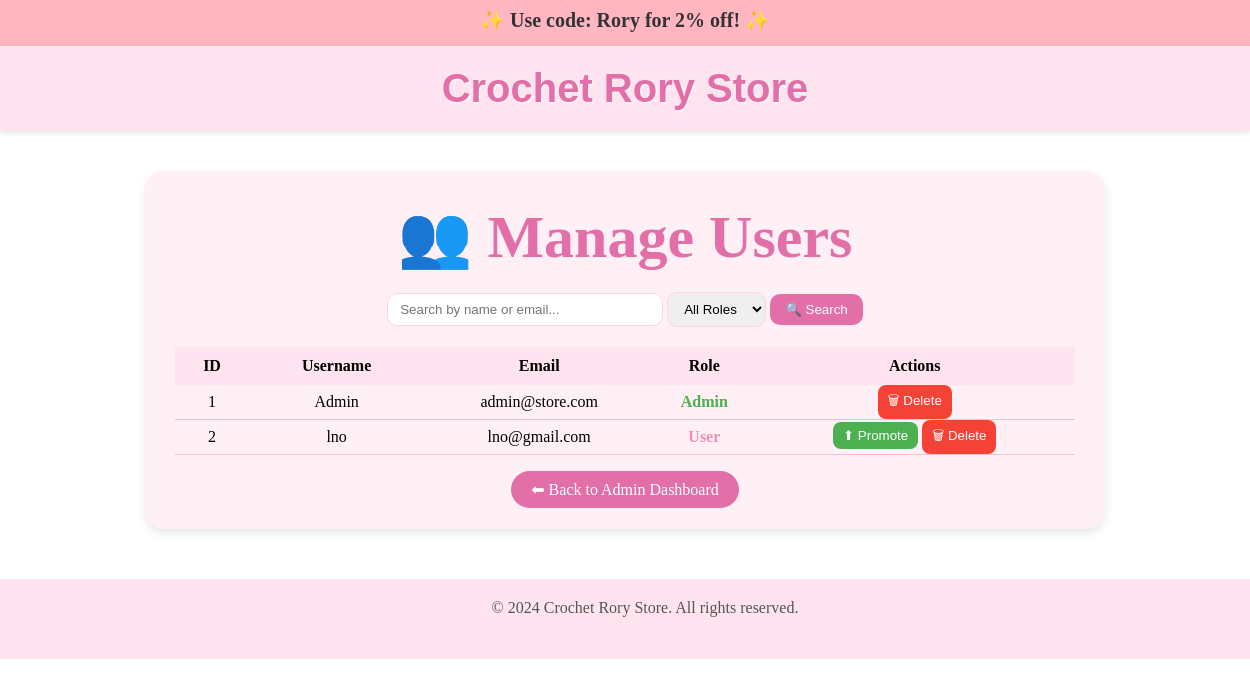
Before: /admin/users (signed in) with the older database file.
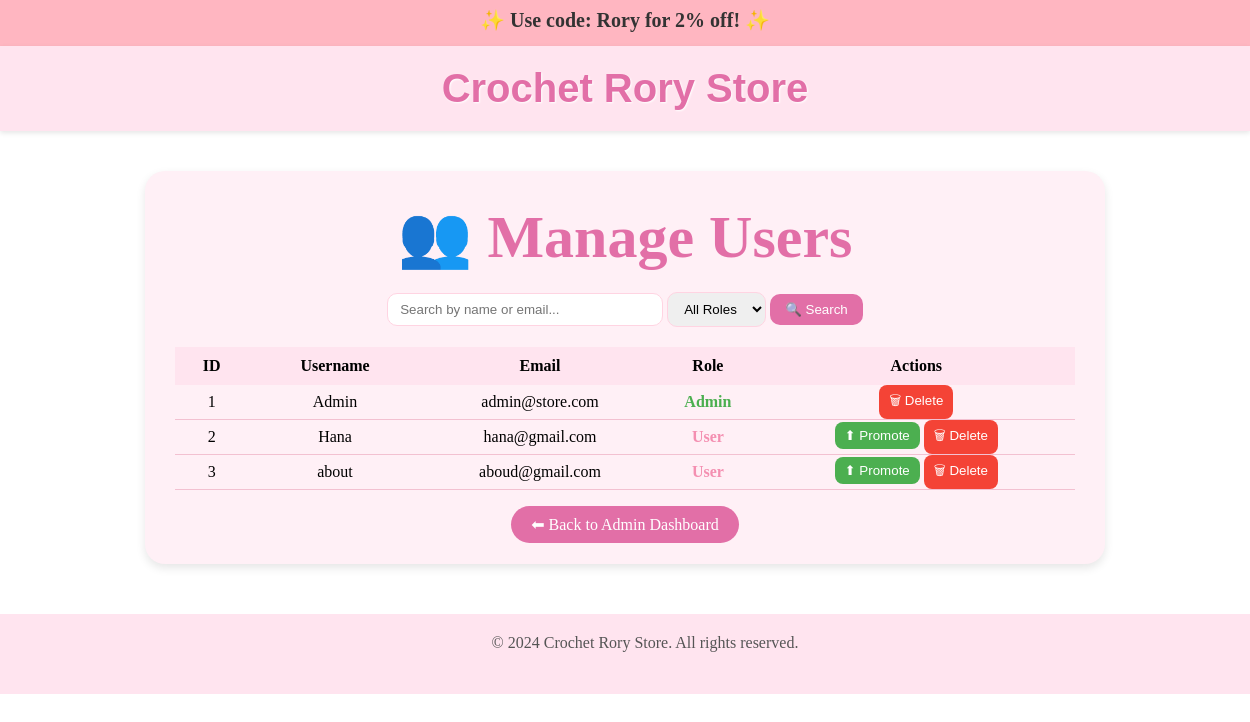
After: the same page with the newer database file.
### models.py (models this page shows, shortened)
class User(db.Model):
    id = db.Column(db.Integer, primary_key=True)
    username = db.Column(db.String(150), unique=True, nullable=False)
    email = db.Column(db.String(150), unique=True, nullable=False)
    password_hash = db.Column(db.String(200), nullable=False)
    role = db.Column(db.String(20), default='user')
    confirmed = db.Column(db.Boolean, default=False)  # ✅ تأكيد البريد الإلكتروني

### routes.py (the view)
@app.route('/admin/users')
def admin_users():
    if 'user' not in session or not session.get('is_admin'):
        flash("⚠️ Access denied! Admins only.", "danger")
        return redirect(url_for('login'))
    search = request.args.get('search', '')
    role_filter = request.args.get('role', '')
    users = User.query
    if search:
        users = users.filter((User.username.contains(search)) | (User.email.contains(search)))
    if role_filter:
        users = users.filter_by(role=role_filter)
    users = users.all()
    return render_template('admin/admin_users.html', users=users, search=search, role_filter=role_filter)

### templates/admin/admin_users.html (shortened to what this page needs)
{% extends "base.html" %}
{% block content %}
<div style="max-width:900px; margin:40px auto; background:#fff0f6; padding:30px; border-radius:20px; box-shadow:0 4px 10px rgba(0,0,0,0.1);">
  <h2 style="text-align:center; color:#e26fa7; margin-bottom:20px;">👥 Manage Users</h2>
  <form method="get" action="{{ url_for('admin_users') }}" style="text-align:center; margin-bottom:20px;">
    <input type="text" name="search" value="{{ search }}" placeholder="Search by name or email..."
           style="padding:8px 12px; border-radius:10px; border:1px solid #ffd4e2; width:250px;">
    <select name="role" style="padding:8px 12px; border-radius:10px; border:1px solid #ffd4e2;">
      <option value="">All Roles</option>
    </select>
    <button type="submit" style="background:#e26fa7; color:white; border:none; border-radius:10px; padding:8px 15px; cursor:pointer;">
      🔍 Search
    </button>
  </form>
  <table style="width:100%; border-collapse:collapse; text-align:center;">
    <thead style="background-color:#ffe4ef;">
      <tr>
        <th style="padding:10px;">ID</th>
        <th style="padding:10px;">Username</th>
        <th style="padding:10px;">Email</th>
        <th style="padding:10px;">Role</th>
        <th style="padding:10px;">Actions</th>
      </tr>
    </thead>
    <tbody>
      {% for user in users %}
      <tr style="border-bottom:1px solid #f3c1d1;">
        <td>{{ user.id }}</td>
        <td>{{ user.username }}</td>
        <td>{{ user.email }}</td>
        <td>
          {% if user.role == 'admin' %}
            <span style="color:#4caf50; font-weight:bold;">Admin</span>
          {% else %}
            <span style="color:#f48fb1; font-weight:bold;">User</span>
          {% endif %}
        </td>
        <td>
          {% if user.role == 'admin' and user.email != 'admin@store.com' %}
          <form action="{{ url_for('demote_user', id=user.id) }}" method="POST" style="display:inline;">
            <button type="submit" style="background:#fbc02d; color:white; border:none; border-radius:8px; padding:6px 10px; cursor:pointer;">
              ⬇ Demote
            </button>
          </form>
          {% elif user.role == 'user' %}
          <form action="{{ url_for('make_admin', id=user.id) }}" method="POST" style="display:inline;">
            <button type="submit" style="background:#4caf50; color:white; border:none; border-radius:8px; padding:6px 10px; cursor:pointer;">
              ⬆ Promote
            </button>
          </form>
          {% endif %}
          <form action="{{ url_for('delete_user', id=user.id) }}" method="POST" style="display:inline;">
            <button type="submit" onclick="return confirm('Are you sure you want to delete this user?')"
                    style="background:#f44336; color:white; border:none; border-radius:8px; padding:6px 10px; cursor:pointer;">
              🗑 Delete
            </button>
          </form>
        </td>
      </tr>
      {% else %}
      <tr><td colspan="5" style="padding:15px;">No users found.</td></tr>
      {% endfor %}
    </tbody>
  </table>
  <div style="text-align:center; margin-top:25px;">
    <a href="{{ url_for('admin_dashboard') }}"
       style="background:#e26fa7; color:white; padding:10px 20px; border-radius:25px; text-decoration:none;">
       ⬅ Back to Admin Dashboard
    </a>
  </div>
</div>
{% endblock %}

Changed rows visible on the page:
changed User id 2: username "lno" → "Hana"; email "lno@gmail.com" → "hana@gmail.com"
added User: id "3", username "about", email "aboud@gmail.com", role "User"
